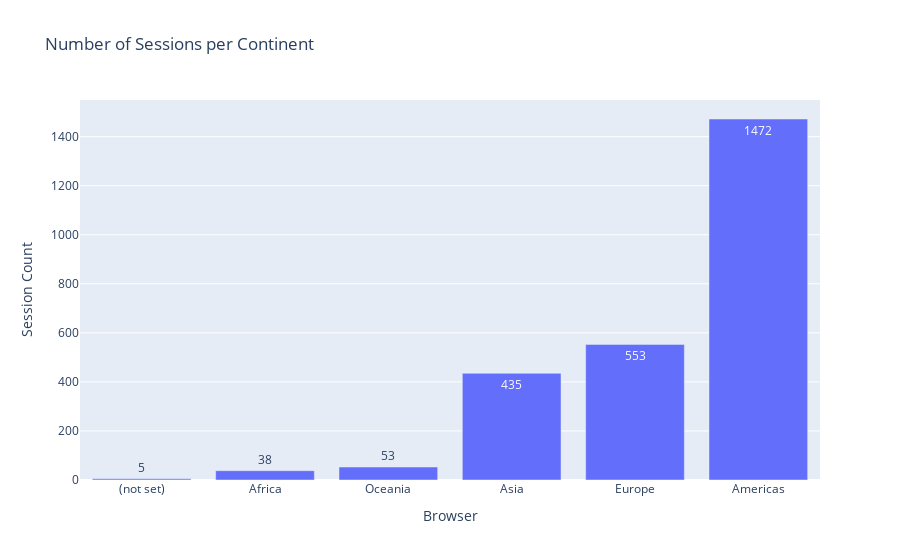

The notebook cell this image was saved under:
### Markdown cell above
### Task 4: Find out the number of sessions per Continent

### Code cell
plot_sessions_per_group(ecomm_data_clean, "continent", viz_type="bar")

### Figure 1 — Plotly figure (JSON) as saved in the notebook; plotly's stock layout.template omitted (floating-point values rounded to 4 significant figures)
{"data": [{"alignmentgroup": "True", "hovertemplate": "continent=%{x}<br>sessions=%{text}<extra></extra>", "legendgroup": "", "marker": {"color": "#636efa", "pattern": {"shape": ""}}, "name": "", "offsetgroup": "", "orientation": "v", "showlegend": false, "text": [5, 38, 53, 435, 553, 1472], "textposition": "auto", "type": "bar", "x": ["(not set)", "Africa", "Oceania", "Asia", "Europe", "Americas"], "xaxis": "x", "y": [5, 38, 53, 435, 553, 1472], "yaxis": "y"}], "layout": {"barmode": "relative", "legend": {"tracegroupgap": 0}, "title": {"text": "Number of Sessions per Continent"}, "xaxis": {"anchor": "y", "domain": [0, 1], "title": {"text": "Browser"}}, "yaxis": {"anchor": "x", "domain": [0, 1], "title": {"text": "Session Count"}}}}
